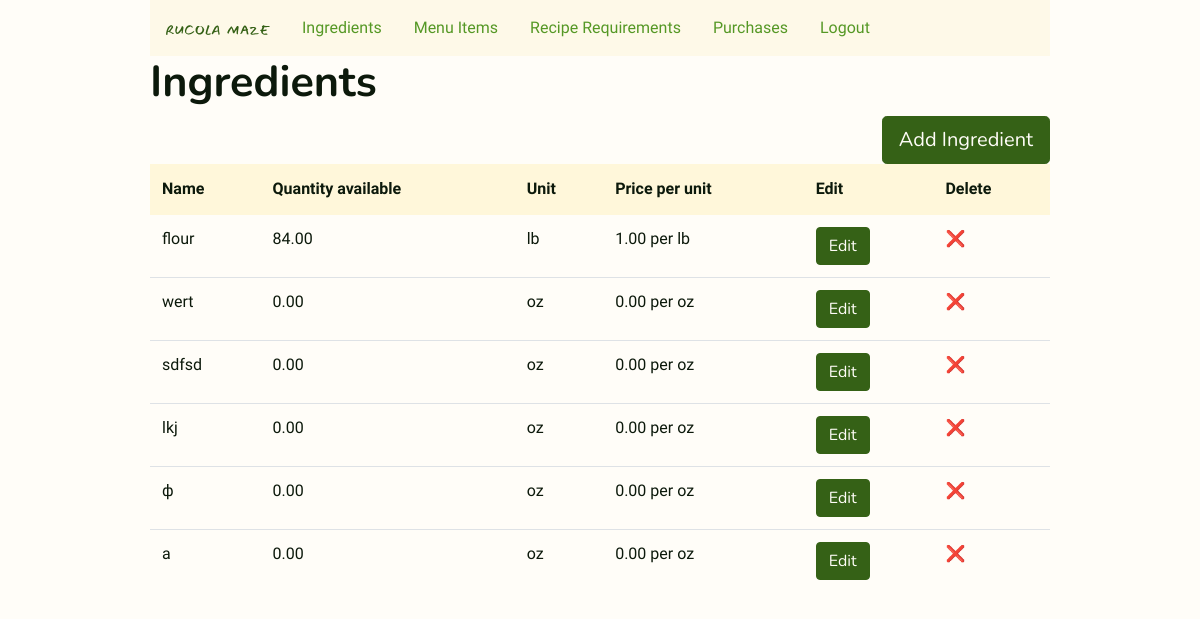
The app's page /ingredients (signed in), older data.
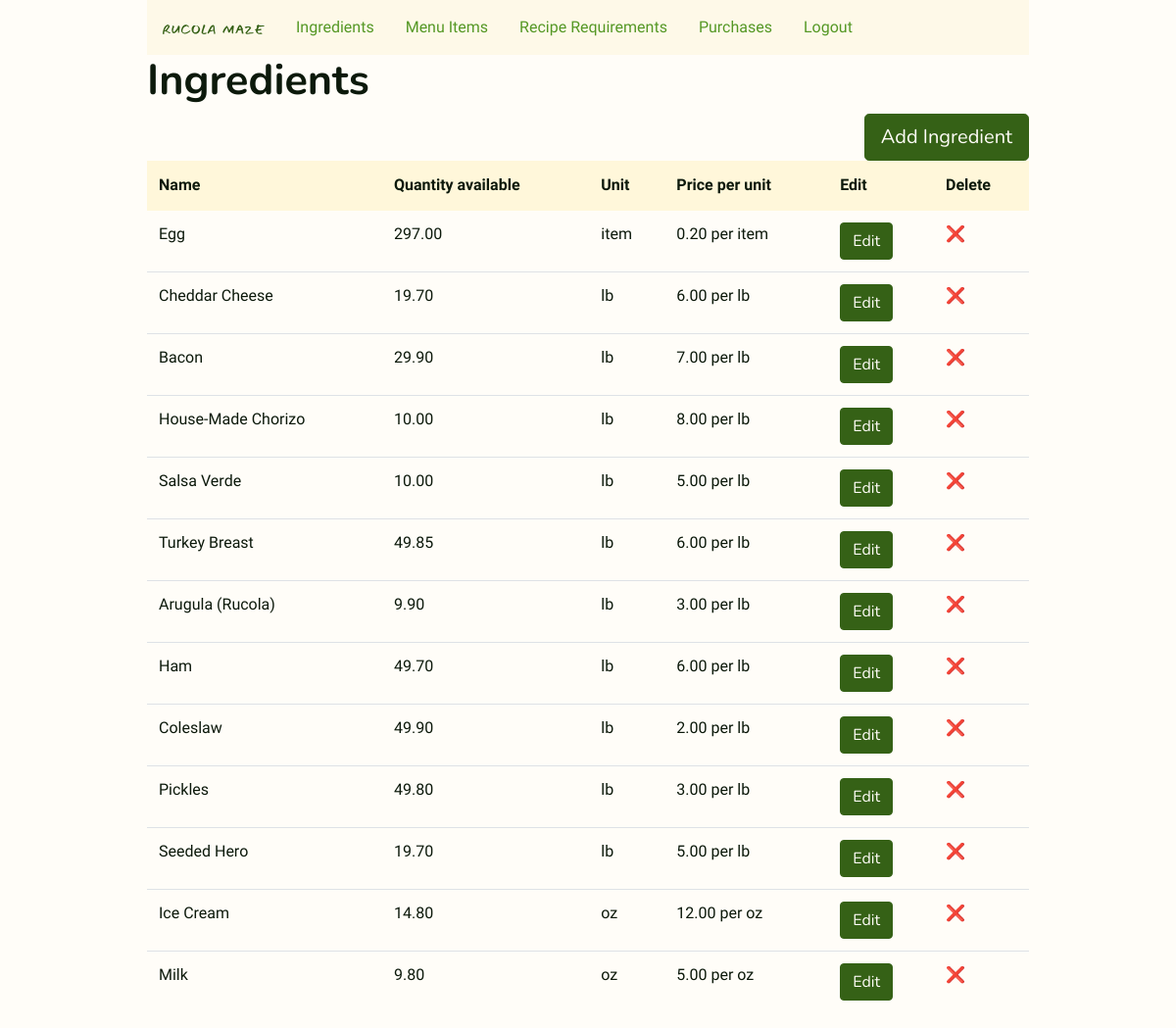
The same page, newer data.
### inventory/models.py (models this page shows, shortened)
class Ingredient(models.Model):
    lb = "lb"  # what is after '=' is shown on the site
    oz = "oz"
    fl_oz = "fl oz"
    item = "item"
    UNIT_CHOICES = [
        (lb, "lb"),  # what is after comma shows in admin
        (oz, "oz"),
        (fl_oz, "fl oz"),
        (item, "item"),
    ]
    name = models.CharField(max_length=128, unique=True)
    quantity_available = models.DecimalField(
        max_digits=8, decimal_places=2, default=0.00
    )
    unit = models.CharField(max_length=6, choices=UNIT_CHOICES, default="oz")
    unit_price = models.DecimalField(max_digits=6, decimal_places=2, default=0.00)

### inventory/views.py (the view)
# urls.py: path("ingredients", views.Ingredients.as_view(), name="ingredients"),
class Ingredients(LoginRequiredMixin, ListView):
    model = Ingredient
    template_name = "inventory/ingredients.html"

### inventory/templates/inventory/ingredients.html (shortened to what this page needs)
{% extends 'inventory/layout.html' %}
{% block body %}
<div class="h1">
    <h1>Ingredients</h1>
</div>
<div><a class="btn btn-primary btn-lg right" href="{% url 'ingredient_new' %}" role="button">Add Ingredient</a>
</div>
<table class="table">
    <thead class="thead-light">
        <tr>
            <th>Name</th>
            <th>Quantity available</th>
            <th>Unit</th>
            <th>Price per unit</th>
            <th>Edit</th>
            <th>Delete</th>
        </tr>
    </thead>
    {% for ingredient in object_list %}
    <tr>
        <td>{{ ingredient.name }}</td>
        <td>{{ ingredient.quantity_available }}</td>
        <td>{{ ingredient.unit }}</td>
        <td>{{ ingredient.unit_price }} per {{ ingredient.unit }}</td>
        <td><a href="{% url 'ingredient_edit' ingredient.id %}"><button class="btn btn-primary">Edit</button></a>
        </td>
        <td><a href="{% url 'ingredient_delete' ingredient.id %}">❌</td>
    </tr>
    {% endfor %}
</table>
{% endblock %}

### inventory/templates/inventory/layout.html (shortened to what this page needs)
{% load static %}
<!DOCTYPE html>
<html lang="en">
<head>
    <link rel="stylesheet" href="https://cdn.jsdelivr.net/npm/bootstrap@4.1.3/dist/css/bootstrap.min.css"
>
    <link href="{% static 'inventory/style.css' %}" rel="stylesheet">
</head>
<body>
    <nav class="navbar navbar-light bg-light navbar-expand">
        <a class="navbar-brand" href="{% url 'home' %}">
            <img src="{% static 'inventory/logo.svg' %}" width="104px">
        </a>
        {% if user.is_authenticated %}
        <a class="nav-item nav-link" href="{% url 'ingredients' %}">Ingredients</a>
        <a class="nav-item nav-link" href="{% url 'menu_items' %}">Menu Items</a>
        <a class="nav-item nav-link" href="{% url 'recipe_requirements' %}">Recipe Requirements</a>
        <a class="nav-item nav-link" href="{% url 'purchases' %}">Purchases</a>
        <div class="me-auto">
            <a class="nav-item nav-link" href="{% url 'logout' %}">Logout</a>
        </div>
        {% else %}
        <a class="nav-item nav-link" href="{% url 'sign_up' %}">Sign up</a>
        <a class="nav-item nav-link" href="{% url 'login' %}">Login</a>
        {% endif %}
    </nav>
    {% block body %}
    {% endblock %}
</body>
</html>

### inventory/static/inventory/style.css (style rules this page uses)
body { font-family: PT Sans; color: #0C190B; background-color: #FFFDF8; width: 75%; margin: 0 auto; }
a { color: #559825; }
.navbar-light a { background-color: #FEF9E8; }
.bg-light { background-color: #FEF9E8 !important; }
.h1 h1 { font-family: Nunito; font-weight: bold; font-size: 2.7rem; margin-top: 24; }
.btn-primary { background-color: #356116; color: #FFFDF8; font-family: Nunito; border-color: #356116 }
.right { float: right; }
.table .thead-light th { color: #0C190B; background-color: #FFF7DA; border-color: #FFF7DA; }
.navbar-light { background-color: #FEF9E8; }

Row changes from the older to the newer data that the page shows:
changed Ingredient: name "flour" → "Egg"; quantity_available "84.00" → "297.00"; unit "lb" → "item"; unit_price "1.00" → "0.20"
changed Ingredient: name "wert" → "Cheddar Cheese"; quantity_available "0.00" → "19.70"; unit "oz" → "lb"; unit_price "0.00" → "6.00"
changed Ingredient: name "sdfsd" → "Bacon"; quantity_available "0.00" → "29.90"; unit "oz" → "lb"; unit_price "0.00" → "7.00"
changed Ingredient: name "lkj" → "House-Made Chorizo"; quantity_available "0.00" → "10.00"; unit "oz" → "lb"; unit_price "0.00" → "8.00"
changed Ingredient: name "ф" → "Salsa Verde"; quantity_available "0.00" → "10.00"; unit "oz" → "lb"; unit_price "0.00" → "5.00"
changed Ingredient: name "a" → "Turkey Breast"; quantity_available "0.00" → "49.85"; unit "oz" → "lb"; unit_price "0.00" → "6.00"
added Ingredient: name "Arugula (Rucola)", quantity_available "9.90", unit "lb", unit_price "3.00"
added Ingredient: name "Ham", quantity_available "49.70", unit "lb", unit_price "6.00"
added Ingredient: name "Coleslaw", quantity_available "49.90", unit "lb", unit_price "2.00"
added Ingredient: name "Pickles", quantity_available "49.80", unit "lb", unit_price "3.00"
added Ingredient: name "Seeded Hero", quantity_available "19.70", unit "lb", unit_price "5.00"
added Ingredient: name "Ice Cream", quantity_available "14.80", unit "oz", unit_price "12.00"
added Ingredient: name "Milk", quantity_available "9.80", unit "oz", unit_price "5.00"
